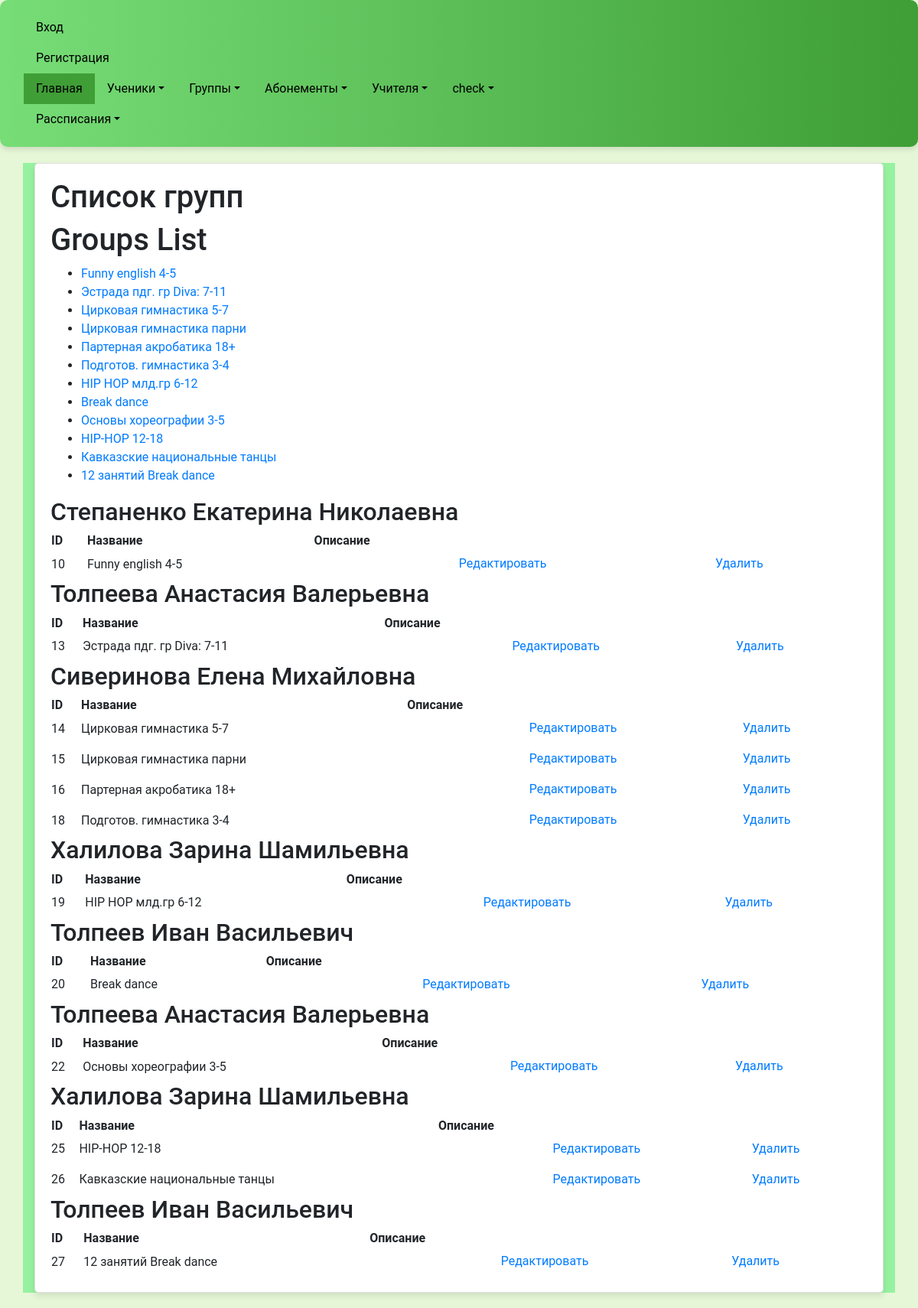
The app's page /groups/ with its own data.
### myapp/models.py (models this page shows, shortened)
class Group(models.Model):
    name = models.CharField(max_length=255)
    coach = models.ForeignKey('Coach', on_delete=models.PROTECT, related_name='coach_groups')
    description = models.TextField()
    students = models.ManyToManyField(Client, related_name='group_students')

class Coach(models.Model):
    full_name = models.CharField(max_length=255)
    phone_number = models.CharField(max_length=20)
    students = models.ManyToManyField(Client, related_name='coach_students')
    groupqs = models.ManyToManyField(Group, related_name='coach_groupqs')
    percent = models.FloatField(default=0)

### myapp/views.py (the view)
# urls.py: path('groups/', views.GroupListView.as_view(), name='group-list'),
class GroupListView(ListView):
    model = Group
    template_name = 'group_list.html'
    context_object_name = 'groups'

### myapp/templates/group_list.html
{% extends 'base.html' %}
{% block content %}
<div class="container">
    <div class="card">
        <h1>Список групп</h1>
            <h1>Groups List</h1>
    <ul>
        {% for group in groups %}
            <li><a href="{% url 'group-detail' group.pk %}">{{ group.name }}</a></li>
        {% endfor %}
    </ul>
        {% regroup groups by coach.full_name as coach_groups %}
        {% for coach_group in coach_groups %}
            <h2>{{ coach_group.grouper }}</h2>
            <table>
                <tr>
                    <th>ID</th>
                    <th>Название</th>
                    <th>Описание</th>
                </tr>
                {% for group in coach_group.list %}
                <tr>
                    <td>{{ group.id }}</td>
                    <td>{{ group.name }}</td>
                    <td>{{ group.description }}</td>
                    <td><a class="btn btn-default" href="{% url 'update_group' group.pk %}">Редактировать</a></td>
                    <td><a class="btn btn-default" href="{% url 'delete_group' group.pk %}">Удалить</a></td>
                </tr>
                {% endfor %}
            </table>
        {% endfor %}
    </div>
</div>
{% endblock %}

### myapp/templates/base.html (style rules this page uses)
body { font-family: 'Roboto', sans-serif; background-color: #e6f7d7; transition: background-color 0.5s ease; }
.container { margin-top: 20px; background-color: #96f2a0; }
.card { box-shadow: 0 4px 8px rgba(0, 0, 0, 0.1); border-radius: 5px; background-color: #fff; padding: 20px; margin-bottom: 20px; }

### records on screen
Group: name "Funny english 4-5", id "10"
Group: name "Эстрада пдг. гр Diva: 7-11", id "13"
Group: name "Цирковая гимнастика 5-7", id "14"
Group: name "Цирковая гимнастика парни", id "15"
Group: name "Партерная акробатика 18+", id "16"
Group: name "Подготов. гимнастика 3-4", id "18"
Group: name "HIP HOP млд.гр 6-12", id "19"
Group: name "Break dance", id "20"
Group: name "Основы хореографии 3-5", id "22"
Group: name "HIP-HOP 12-18", id "25"
Group: name "Кавказские национальные танцы", id "26"
Group: name "12 занятий Break dance", id "27"
Coach: grouper "Степаненко Екатерина Николаевна"
Coach: grouper "Толпеева Анастасия Валерьевна" "Толпеева Анастасия Валерьевна"
Coach: grouper "Сиверинова Елена Михайловна"
Coach: grouper "Халилова Зарина Шамильевна" "Халилова Зарина Шамильевна"
Coach: grouper "Толпеев Иван Васильевич" "Толпеев Иван Васильевич"
